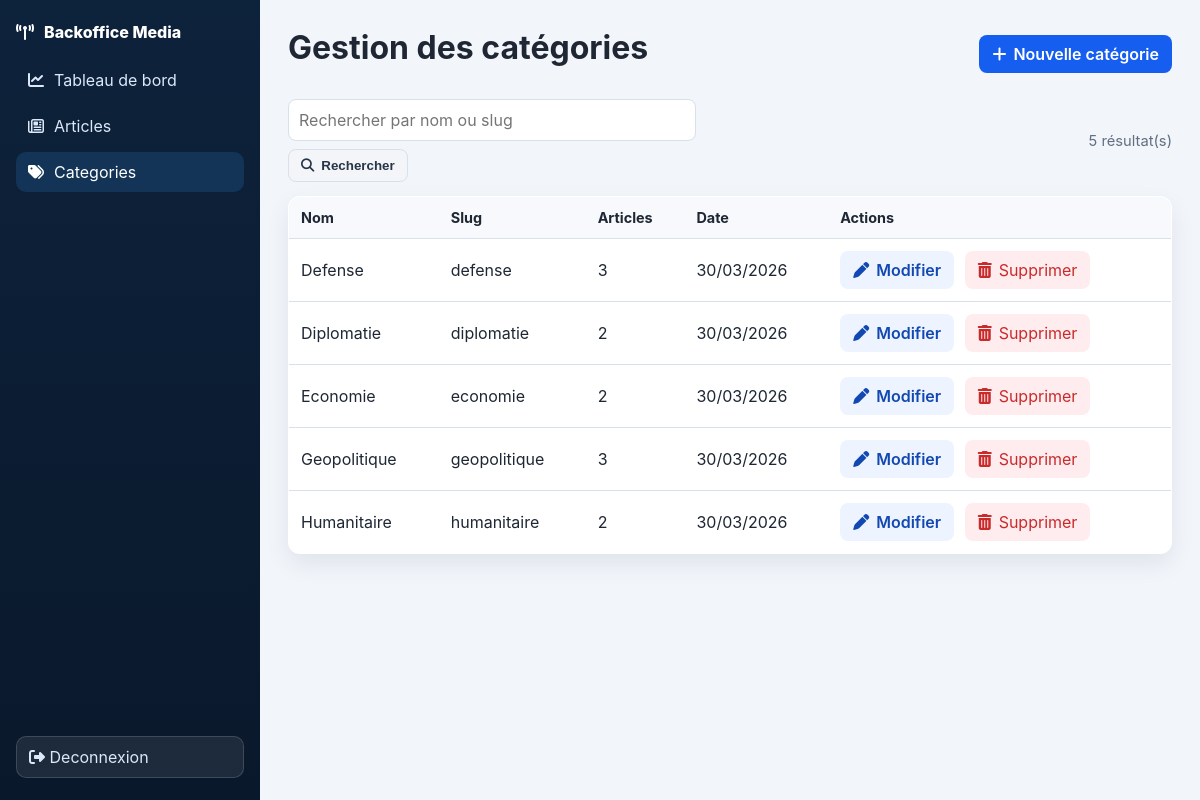
Screenshot of /backoffice/public/categories/list.php?error=notfound with the database file from the repository.
### tables this page shows
CREATE TABLE IF NOT EXISTS categories (
	id INT UNSIGNED AUTO_INCREMENT PRIMARY KEY,
	nom VARCHAR(120) NOT NULL,
	slug VARCHAR(150) NOT NULL UNIQUE,
	created_at TIMESTAMP NOT NULL DEFAULT CURRENT_TIMESTAMP
);

### backoffice/public/categories/list.php (the view, shortened to what this page needs)
<?php
$db = getDB();
$q = trim((string)($_GET['q'] ?? ''));
$page = max(1, (int)($_GET['page'] ?? 1));
$perPage = 10;
$offset = ($page - 1) * $perPage;
$where = '';
$countStmt = $db->prepare("SELECT COUNT(*) FROM categories c $where");
$countStmt->execute();
$totalItems = (int)$countStmt->fetchColumn();
$stmt = $db->prepare(
	"SELECT c.id, c.nom, c.slug, c.created_at, COUNT(a.id) AS total_articles
	 FROM categories c
	 LEFT JOIN articles a ON a.categorie_id = c.id
	 $where
	 GROUP BY c.id, c.nom, c.slug, c.created_at
	 ORDER BY c.nom ASC
	 LIMIT :limit OFFSET :offset"
);
$stmt->bindValue(':limit', $perPage, PDO::PARAM_INT);
$stmt->bindValue(':offset', $offset, PDO::PARAM_INT);
$stmt->execute();
$categories = $stmt->fetchAll();
require_once '../../includes/header.php';
?>
<div class="page-header">
	<h1>Gestion des catégories</h1>
	<a href="create.php" class="btn-primary"><i class="fa-solid fa-plus"></i> Nouvelle catégorie</a>
</div>
<div class="filters-bar">
	<form method="get" class="search-form">
		<input type="text" name="q" value="<?= htmlspecialchars($q) ?>" placeholder="Rechercher par nom ou slug">
		<button type="submit" class="btn-secondary"><i class="fa-solid fa-magnifying-glass"></i> Rechercher</button>
	</form>
	<p class="results-count"><?= $totalItems ?> résultat(s)</p>
</div>
<table class="data-table">
	<thead>
		<tr>
			<th>Nom</th>
			<th>Slug</th>
			<th>Articles</th>
			<th>Date</th>
			<th>Actions</th>
		</tr>
	</thead>
	<tbody>
	<?php foreach ($categories as $cat): ?>
		<tr>
			<td><?= htmlspecialchars($cat['nom']) ?></td>
			<td><?= htmlspecialchars($cat['slug']) ?></td>
			<td><?= (int)$cat['total_articles'] ?></td>
			<td><?= date('d/m/Y', strtotime($cat['created_at'])) ?></td>
			<td class="actions">
				<a href="edit.php?id=<?= (int)$cat['id'] ?>" class="btn-edit"><i class="fa-solid fa-pen"></i> Modifier</a>
				<form method="post" action="delete.php" class="inline-form" onsubmit="return confirm('Supprimer cette categorie ?');">
					<button type="submit" class="btn-delete"><i class="fa-solid fa-trash-can"></i> Supprimer</button>
				</form>
			</td>
		</tr>
	<?php endforeach; ?>
	</tbody>
</table>
<?php require_once '../../includes/footer.php'; ?>

### backoffice/public/assets/css/admin.css (style rules this page uses)
:root { --admin-bg: #f2f5fa; --admin-surface: #ffffff; --admin-sidebar: #0d223b; --admin-sidebar-soft: #133457; --admin-primary: #155eef; --admin-danger: #c92a2a; --admin-text: #1e2733; --admin-muted: #607082; --admin-border: #d8e0ea; --admin-shadow: 0 10px 24px rgba(12, 34, 58, 0.08); }
* { box-sizing: border-box; }
body { margin: 0; font-family: "Inter", "Segoe UI", Arial, sans-serif; color: var(--admin-text); background: var(--admin-bg); }
a { text-decoration: none; color: inherit; }
.page-header { display: flex; align-items: center; justify-content: space-between; margin-bottom: 20px; }
h1, h2 { margin: 0 0 12px; }
.data-table { width: 100%; border-collapse: collapse; background: var(--admin-surface); border: 1px solid var(--admin-border); border-radius: 12px; overflow: hidden; box-shadow: var(--admin-shadow); }
.data-table th, .data-table td { padding: 12px; border-bottom: 1px solid var(--admin-border); text-align: left; }
.data-table th { background: #f7f9fd; font-size: 0.9rem; }
.actions { white-space: nowrap; }
.btn-primary, .btn-edit, .btn-delete, .btn-secondary { display: inline-flex; align-items: center; gap: 7px; border-radius: 8px; border: 1px solid transparent; padding: 8px 12px; font-weight: 600; cursor: pointer; }
.btn-primary { background: var(--admin-primary); color: #fff; }
.btn-edit { background: #eef4ff; color: #1248b1; margin-right: 6px; }
.btn-delete { background: #ffecef; color: var(--admin-danger); }
.btn-secondary { background: #f3f5f9; color: #263547; border-color: var(--admin-border); }
input, textarea, select { width: 100%; padding: 10px; border: 1px solid var(--admin-border); border-radius: 8px; font: inherit; }
.filters-bar { display: flex; justify-content: space-between; align-items: center; gap: 12px; margin: 0 0 14px; }
.search-form { display: flex; gap: 8px; align-items: center; flex-wrap: wrap; }
.search-form input { min-width: 280px; max-width: 420px; }
.results-count { margin: 0; color: var(--admin-muted); font-size: 0.92rem; }
.inline-form { display: inline; }
.inline-form button { font: inherit; }

### rows the page displays
categories: nom "Defense", slug "defense", total_articles "3", created_at "30/03/2026"
categories: nom "Diplomatie", slug "diplomatie", total_articles "2", created_at "30/03/2026"
categories: nom "Economie", slug "economie", total_articles "2", created_at "30/03/2026"
categories: nom "Geopolitique", slug "geopolitique", total_articles "3", created_at "30/03/2026"
categories: nom "Humanitaire", slug "humanitaire", total_articles "2", created_at "30/03/2026"

### other values shown
$totalItems "5"
